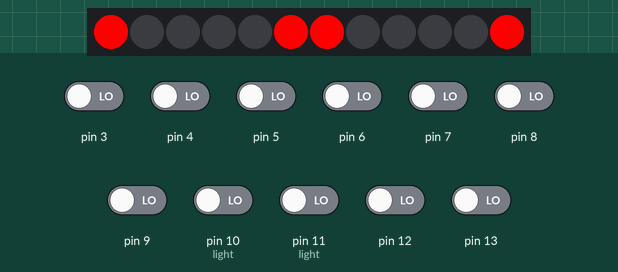
Bench run of a sketch on a simulated Arduino Nano, built with avr-gcc and run on an emulated ATmega328P. Shown: 12 RGB LEDs in strip order, left to right. The test bench sets the inputs (shaded band); at power-on: pin 3–9, pin 10 (light), pin 11 (light), pin 12, pin 13 LOW. Dim RGB values are drawn brighter than linear; colours are those a GRB WS2812 strip shows for the declared byte order.

Above: at 0.49 s.
2.0 s: pin 4 driven HIGH
At 2.41 s:
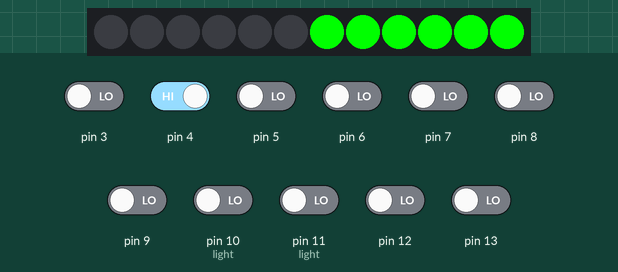
4.2 s: pin 3 driven HIGH
5.7 s: pin 10 (light) driven HIGH
At 6.5 s:
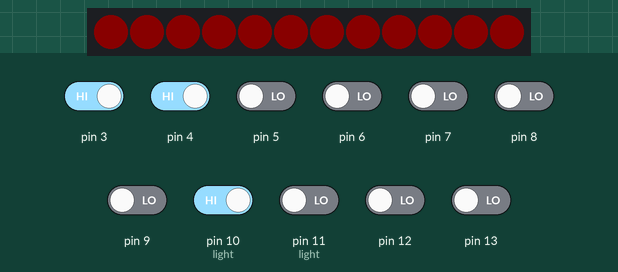
7.2 s: pin 11 (light) driven HIGH
At 7.7 s:
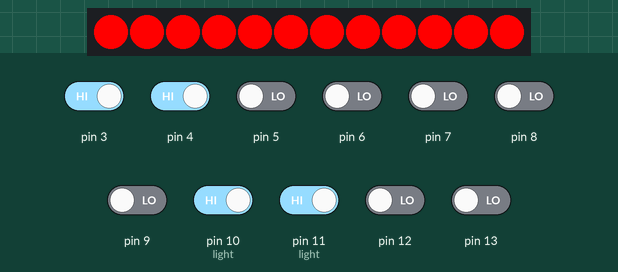
8.7 s: pin 12 driven HIGH
At 9.9 s:
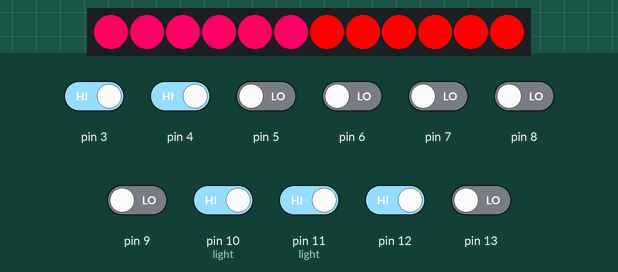
10.2 s: pin 11 (light) driven LOW
At 11.3 s:
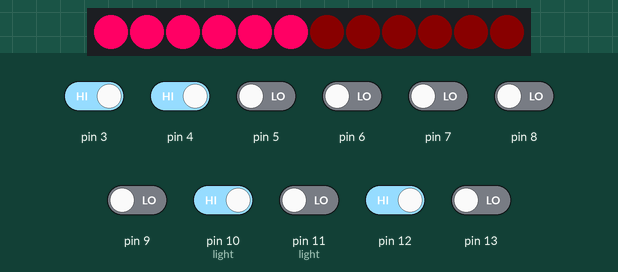
Timing chart, 0 to 13.2 s (numbered marks = the images above; inputs shaded):
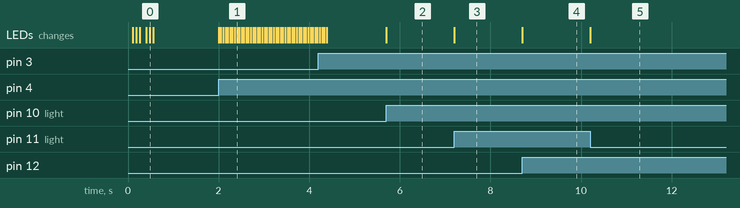

Measured:
- after the input at 2.0 s, the LEDs: first change at once (image 1 shows a later state)
- after the input at 5.7 s, the LEDs: change at once (image 2)
- after the input at 7.2 s, the LEDs: change at once (image 3)
- after the input at 8.7 s, the LEDs: change at once (image 4)
- after the input at 10.2 s, the LEDs: change at once (image 5)

The sketch:

ledpatt2.ino
```cpp
#include "FastLED.h"
// How many leds in your strip?
#define NUM_LEDS 12
#define DATA_PIN 2
CRGB leds[NUM_LEDS];
int i;
void setup() {

  FastLED.addLeds<WS2812B, DATA_PIN, BRG>(leds, NUM_LEDS);
  loadpat2();

}

void loop() {
int p1=digitalRead(3);
int p2=digitalRead(4);
int p3=digitalRead(5);
int p4=digitalRead(6);
int p5=digitalRead(7);
int p6=digitalRead(8);
int p7=digitalRead(9);
int i1=digitalRead(11);  //brake light
int i2=digitalRead(12);  //right indicator
int i3=digitalRead(13);  //left indicatior
int i4=digitalRead(10); //park light


//START OF PATTERN 1
if(p1 == HIGH)
{

  if(i4 == HIGH)
  {
  for(i=0;i<12;i++)
  leds[i] = CRGB(10,0,0);
  FastLED.show();
  }
  else
  {
  for(i=0;i<12;i++)
  leds[i] = CRGB(0,0,0);
  FastLED.show();
  }

  if(i1 == HIGH && i2 == LOW && i3 == LOW)
  {
  for(i=0;i<12;i++)
  leds[i] = CRGB::Red;
  FastLED.show();
  }else if(i2 == HIGH && i1 == LOW && i3 == LOW)
    {
      for(i=0;i<6;i++)
       leds[i] = CRGB(255,100,0);
        FastLED.show();

    }else if(i3 == HIGH && i1 == LOW && i2 == LOW)
    {
      for(i=6;i<12;i++)
 leds[i] = CRGB(255,100,0);
      FastLED.show();
      }else if(i1 == HIGH && i2 == HIGH)
      {
  for(i=6;i<12;i++)
  leds[i] = CRGB::Red;
    for(i=0;i<6;i++)
  leds[i] = CRGB(255,100,0);

  FastLED.show();
 }
   else if(i1 == HIGH && i3 == HIGH)
      {

  for(i=0;i<6;i++)
  leds[i] = CRGB::Red;
  FastLED.show();

 for(i=6;i<12;i++)
  leds[i] = CRGB(255,100,0);
     FastLED.show();

        }

  }//END OF PATTERN 1

  //START OF PATTER 2
 else if(p2 == HIGH)
 {


  pattern2();


  }//END OF PATTERN 2

  //START OF PATTERN 3
  else if(p3 == HIGH)
  {


    pattern3();


    }


  //END OF PATTERN3

    //START OF PATTERN 4
  else if(p4 == HIGH)
  {

   pattern4();

    }


  //END OF PATTERN4


}

void loadpat2() //loading pattern2
{
  int i,j,k,l;

   for(i=0;i<12;i++)
  leds[i] = (0,0,0);
     FastLED.show();
  delay(100);

  for(i=0,j=11,k=5,l=6;i<3;i++,j--,k--,l++)
  {
    leds[i]= CRGB::Red;
    leds[j]= CRGB::Red;
    leds[k]= CRGB::Red;
    leds[l]= CRGB::Red;
    FastLED.show();
  delay(75);
    leds[i]=(0,0,0);
    leds[j]=(0,0,0);
    leds[k]=(0,0,0);
    leds[l]=(0,0,0);
  }

   for(i=2,j=3,k=8,l=9;i>=0;i--,j++,k--,l++)
  {
    leds[i]= CRGB::Red;
    leds[j]= CRGB::Red;
    leds[k]= CRGB::Red;
    leds[l]= CRGB::Red;
    FastLED.show();
  delay(75);
    leds[i]=(0,0,0);
    leds[j]=(0,0,0);
    leds[k]=(0,0,0);
    leds[l]=(0,0,0);
  }
   FastLED.show();
  delay(200);

}

void pattern2() // PATTERN2 ~ COP LIGHT
{
int j;
   for(j=0;j<4;j++)
  {
   for(i=0;i<6;i++)
   { leds[i] = CRGB(255,0,0);
     leds[i+6] = CRGB(0,0,0);
     }
   FastLED.show();
   delay(50);
   for(i=0;i<12;i++)
   leds[i] = CRGB(0,0,0);

   FastLED.show();
     delay(50);

  }

  for(j=0;j<4;j++)
  {
   for(i=0;i<6;i++)
   {
   leds[i] = CRGB(0,0,0);

   leds[i+6] = CRGB(0,0,255);
   }
   FastLED.show();
   delay(50);

   for(i=0;i<12;i++)
   leds[i] = CRGB(0,0,0);

     FastLED.show();
     delay(50);
  }


  }

void pattern3() // PATTER3 ~ HAZARD
{
int i;
  for(i=0;i<12;i++)
            leds[i] = CRGB(255,100,0);

   FastLED.show();
   delay(350);
  for(i=0;i<12;i++)
   leds[i] = CRGB(0,0,0);

     FastLED.show();
     delay(300);//

}

void pattern4() // PATTERN4 ~ STROBE
{
int j;
   for(j=0;j<3;j++)
    {
    for(i=0;i<12;i++)
    leds[i] = CRGB(255,255,255);
   FastLED.show();
   delay(50);
    for(i=0;i<12;i++)
    leds[i] = CRGB(0,0,0);
     FastLED.show();
     delay(50);//
    }
     delay(300);//


  }
```
